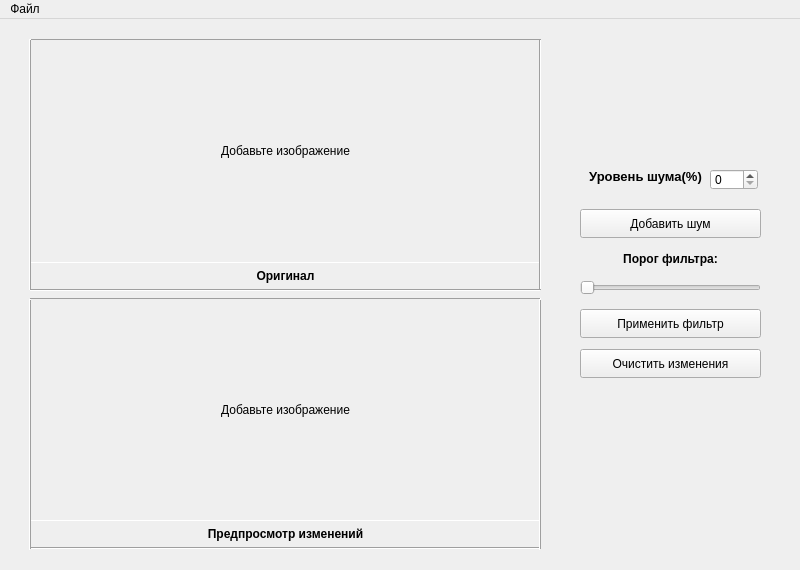
<?xml version="1.0" encoding="UTF-8"?>
<ui version="4.0">
 <class>MainWindow</class>
 <widget class="QMainWindow" name="MainWindow">
  <property name="geometry">
   <rect>
    <x>0</x>
    <y>0</y>
    <width>800</width>
    <height>570</height>
   </rect>
  </property>
  <property name="windowTitle">
   <string>Image Filtering</string>
  </property>
  <widget class="QWidget" name="centralwidget">
   <property name="sizePolicy">
    <sizepolicy hsizetype="Preferred" vsizetype="Preferred">
     <horstretch>0</horstretch>
     <verstretch>0</verstretch>
    </sizepolicy>
   </property>
   <widget class="QWidget" name="verticalLayoutWidget">
    <property name="geometry">
     <rect>
      <x>30</x>
      <y>20</y>
      <width>511</width>
      <height>511</height>
     </rect>
    </property>
    <layout class="QVBoxLayout" name="images">
     <property name="spacing">
      <number>6</number>
     </property>
     <property name="sizeConstraint">
      <enum>QLayout::SetDefaultConstraint</enum>
     </property>
     <item>
      <widget class="QLabel" name="before_view">
       <property name="frameShape">
        <enum>QFrame::Panel</enum>
       </property>
       <property name="frameShadow">
        <enum>QFrame::Sunken</enum>
       </property>
       <property name="text">
        <string>Добавьте изображение</string>
       </property>
       <property name="alignment">
        <set>Qt::AlignCenter</set>
       </property>
      </widget>
     </item>
     <item>
      <widget class="QLabel" name="original">
       <property name="sizePolicy">
        <sizepolicy hsizetype="Minimum" vsizetype="Maximum">
         <horstretch>0</horstretch>
         <verstretch>0</verstretch>
        </sizepolicy>
       </property>
       <property name="font">
        <font>
         <bold>true</bold>
         <stylestrategy>PreferAntialias</stylestrategy>
         <hintingpreference>PreferDefaultHinting</hintingpreference>
        </font>
       </property>
       <property name="toolTipDuration">
        <number>1</number>
       </property>
       <property name="frameShape">
        <enum>QFrame::NoFrame</enum>
       </property>
       <property name="frameShadow">
        <enum>QFrame::Sunken</enum>
       </property>
       <property name="text">
        <string>Оригинал</string>
       </property>
       <property name="scaledContents">
        <bool>false</bool>
       </property>
       <property name="alignment">
        <set>Qt::AlignCenter</set>
       </property>
       <property name="indent">
        <number>-1</number>
       </property>
       <property name="textInteractionFlags">
        <set>Qt::LinksAccessibleByMouse</set>
       </property>
      </widget>
     </item>
     <item>
      <widget class="Line" name="top_line">
       <property name="orientation">
        <enum>Qt::Horizontal</enum>
       </property>
      </widget>
     </item>
     <item>
      <widget class="QLabel" name="after_view">
       <property name="frameShape">
        <enum>QFrame::Panel</enum>
       </property>
       <property name="frameShadow">
        <enum>QFrame::Sunken</enum>
       </property>
       <property name="text">
        <string>Добавьте изображение</string>
       </property>
       <property name="alignment">
        <set>Qt::AlignCenter</set>
       </property>
      </widget>
     </item>
     <item>
      <widget class="QLabel" name="changed">
       <property name="enabled">
        <bool>true</bool>
       </property>
       <property name="sizePolicy">
        <sizepolicy hsizetype="Minimum" vsizetype="Maximum">
         <horstretch>0</horstretch>
         <verstretch>0</verstretch>
        </sizepolicy>
       </property>
       <property name="font">
        <font>
         <pointsize>9</pointsize>
         <bold>true</bold>
         <stylestrategy>PreferAntialias</stylestrategy>
        </font>
       </property>
       <property name="cursor">
        <cursorShape>ArrowCursor</cursorShape>
       </property>
       <property name="layoutDirection">
        <enum>Qt::LeftToRight</enum>
       </property>
       <property name="frameShadow">
        <enum>QFrame::Sunken</enum>
       </property>
       <property name="text">
        <string>Предпросмотр изменений</string>
       </property>
       <property name="alignment">
        <set>Qt::AlignCenter</set>
       </property>
       <property name="wordWrap">
        <bool>false</bool>
       </property>
      </widget>
     </item>
     <item>
      <widget class="Line" name="bottom_line">
       <property name="frameShadow">
        <enum>QFrame::Sunken</enum>
       </property>
       <property name="orientation">
        <enum>Qt::Horizontal</enum>
       </property>
      </widget>
     </item>
    </layout>
   </widget>
   <widget class="QPushButton" name="clearChangesButton">
    <property name="geometry">
     <rect>
      <x>580</x>
      <y>330</y>
      <width>181</width>
      <height>29</height>
     </rect>
    </property>
    <property name="text">
     <string>Очистить изменения</string>
    </property>
   </widget>
   <widget class="Line" name="top_left_line">
    <property name="geometry">
     <rect>
      <x>20</x>
      <y>20</y>
      <width>21</width>
      <height>251</height>
     </rect>
    </property>
    <property name="frameShadow">
     <enum>QFrame::Raised</enum>
    </property>
    <property name="orientation">
     <enum>Qt::Vertical</enum>
    </property>
   </widget>
   <widget class="Line" name="top_right_line">
    <property name="geometry">
     <rect>
      <x>520</x>
      <y>20</y>
      <width>41</width>
      <height>251</height>
     </rect>
    </property>
    <property name="orientation">
     <enum>Qt::Vertical</enum>
    </property>
   </widget>
   <widget class="Line" name="bottom_left_line">
    <property name="geometry">
     <rect>
      <x>20</x>
      <y>280</y>
      <width>21</width>
      <height>251</height>
     </rect>
    </property>
    <property name="frameShadow">
     <enum>QFrame::Raised</enum>
    </property>
    <property name="orientation">
     <enum>Qt::Vertical</enum>
    </property>
   </widget>
   <widget class="Line" name="bottom_right_line">
    <property name="geometry">
     <rect>
      <x>530</x>
      <y>280</y>
      <width>21</width>
      <height>251</height>
     </rect>
    </property>
    <property name="frameShadow">
     <enum>QFrame::Raised</enum>
    </property>
    <property name="orientation">
     <enum>Qt::Vertical</enum>
    </property>
   </widget>
   <widget class="QPushButton" name="addNoiseButton">
    <property name="geometry">
     <rect>
      <x>580</x>
      <y>190</y>
      <width>181</width>
      <height>29</height>
     </rect>
    </property>
    <property name="text">
     <string>Добавить шум</string>
    </property>
   </widget>
   <widget class="QSpinBox" name="noisyLevel">
    <property name="geometry">
     <rect>
      <x>710</x>
      <y>150</y>
      <width>48</width>
      <height>21</height>
     </rect>
    </property>
   </widget>
   <widget class="QLabel" name="noisyLevelLabel">
    <property name="geometry">
     <rect>
      <x>580</x>
      <y>150</y>
      <width>131</width>
      <height>31</height>
     </rect>
    </property>
    <property name="font">
     <font>
      <pointsize>10</pointsize>
      <bold>true</bold>
     </font>
    </property>
    <property name="text">
     <string>Уровень шума(%)</string>
    </property>
    <property name="alignment">
     <set>Qt::AlignHCenter|Qt::AlignTop</set>
    </property>
   </widget>
   <widget class="QPushButton" name="applyFilterButton">
    <property name="geometry">
     <rect>
      <x>580</x>
      <y>290</y>
      <width>181</width>
      <height>29</height>
     </rect>
    </property>
    <property name="text">
     <string>Применить фильтр</string>
    </property>
   </widget>
   <widget class="QSlider" name="filterThreshold">
    <property name="geometry">
     <rect>
      <x>580</x>
      <y>260</y>
      <width>181</width>
      <height>18</height>
     </rect>
    </property>
    <property name="orientation">
     <enum>Qt::Horizontal</enum>
    </property>
   </widget>
   <widget class="QLabel" name="filterThresholdLabel">
    <property name="geometry">
     <rect>
      <x>610</x>
      <y>230</y>
      <width>121</width>
      <height>20</height>
     </rect>
    </property>
    <property name="font">
     <font>
      <bold>true</bold>
     </font>
    </property>
    <property name="text">
     <string>Порог фильтра:</string>
    </property>
    <property name="alignment">
     <set>Qt::AlignCenter</set>
    </property>
   </widget>
  </widget>
  <widget class="QMenuBar" name="menubar">
   <property name="geometry">
    <rect>
     <x>0</x>
     <y>0</y>
     <width>800</width>
     <height>25</height>
    </rect>
   </property>
   <widget class="QMenu" name="menuImage_Filtering">
    <property name="title">
     <string>Файл</string>
    </property>
    <addaction name="add"/>
    <addaction name="save"/>
   </widget>
   <addaction name="menuImage_Filtering"/>
  </widget>
  <action name="add">
   <property name="text">
    <string>Добавить</string>
   </property>
   <property name="shortcut">
    <string>Ctrl+E</string>
   </property>
  </action>
  <action name="save">
   <property name="text">
    <string>Сохранить</string>
   </property>
   <property name="shortcut">
    <string>Ctrl+S</string>
   </property>
  </action>
 </widget>
 <resources/>
 <connections/>
</ui>
